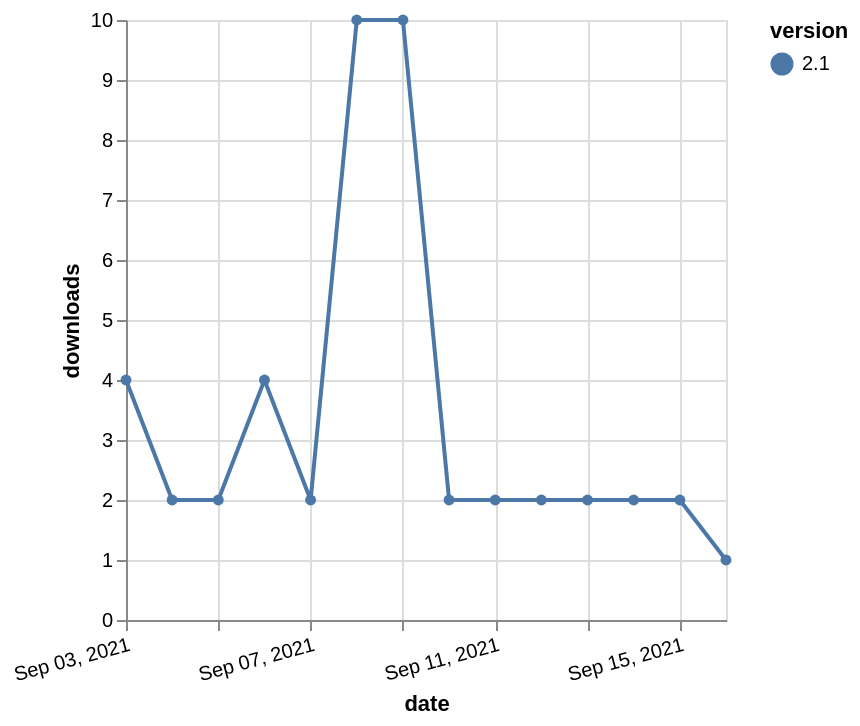

Write a Vega-Lite specification for this figure.
### Vega-Lite specification from a JSON file in a GitHub repository (floating-point values rounded to 4 significant figures)
{"$schema": "https://vega.github.io/schema/vega-lite/v5.json", "description": "A simple bar chart with embedded data.", "data": {"values": [{"date": "2021-09-03", "total": 3005, "delta": 4, "version": "2.1"}, {"date": "2021-09-04", "total": 3007, "delta": 2, "version": "2.1"}, {"date": "2021-09-05", "total": 3009, "delta": 2, "version": "2.1"}, {"date": "2021-09-06", "total": 3013, "delta": 4, "version": "2.1"}, {"date": "2021-09-07", "total": 3015, "delta": 2, "version": "2.1"}, {"date": "2021-09-08", "total": 3025, "delta": 10, "version": "2.1"}, {"date": "2021-09-09", "total": 3035, "delta": 10, "version": "2.1"}, {"date": "2021-09-10", "total": 3037, "delta": 2, "version": "2.1"}, {"date": "2021-09-11", "total": 3039, "delta": 2, "version": "2.1"}, {"date": "2021-09-12", "total": 3041, "delta": 2, "version": "2.1"}, {"date": "2021-09-13", "total": 3043, "delta": 2, "version": "2.1"}, {"date": "2021-09-14", "total": 3045, "delta": 2, "version": "2.1"}, {"date": "2021-09-15", "total": 3047, "delta": 2, "version": "2.1"}, {"date": "2021-09-16", "total": 3048, "delta": 1, "version": "2.1"}]}, "width": "container", "mark": {"type": "line", "point": {"filled": true}}, "encoding": {"x": {"field": "date", "type": "temporal", "timeUnit": "yearmonthdate", "title": "date", "axis": {"labelAngle": -15}}, "y": {"field": "delta", "type": "quantitative", "title": "downloads"}, "color": {"field": "version", "type": "nominal"}, "tooltip": {"field": "delta"}}}
